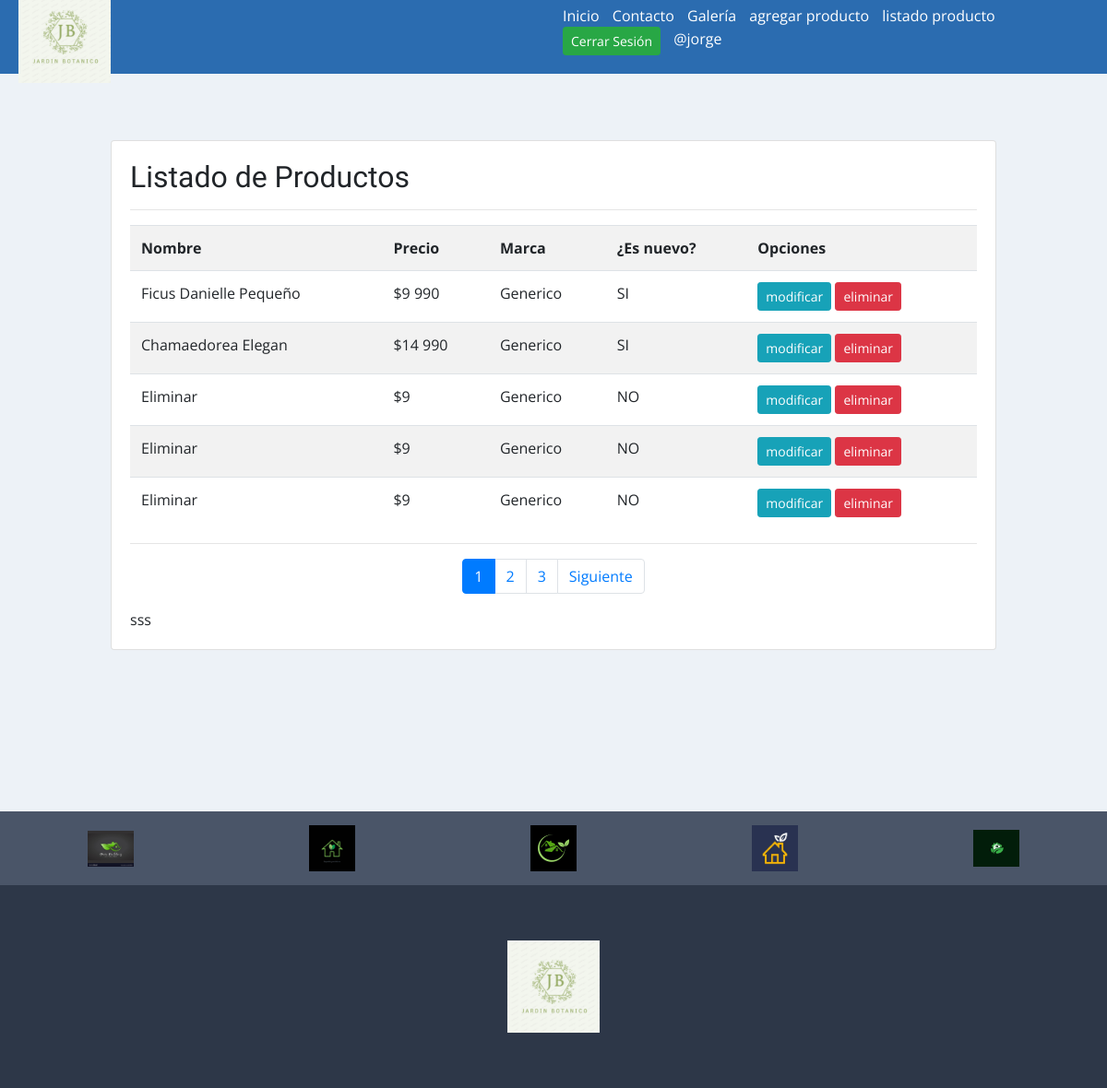
The app's page /listar-productos/ (signed in) with its own data.
### app/models.py (models this page shows, shortened)
class Producto(models.Model):
    nombre = models.CharField(max_length=50)
    precio = models.IntegerField()
    descripcion = models.TextField()
    nuevo = models.BooleanField()
    marca = models.ForeignKey(Marca, on_delete=models.PROTECT)
    fecha_fabricacion = models.DateField()
    imagen = models.ImageField(upload_to="Productos", null=True)

class Marca(models.Model):
    nombre = models.CharField(max_length=50)
    def __str__(self):
        return self.nombre

### app/views.py (the view)
# urls.py: path('listar-productos/', listar_productos, name="listar_productos"),
@permission_required('app.view_producto')
def listar_productos(request):
    productos = Producto.objects.all()
    page = request.GET.get('page',1)
    try:
        paginator = Paginator (productos,5)
        productos = paginator.page(page)
    except:
        raise Http404
    data = {
        'entity': productos,
        'paginator': paginator
    }
    return render(request, 'app/producto/listar.html', data)

### app/templates/app/producto/listar.html (shortened to what this page needs)
{% extends 'app/base.html' %}
{% block contenido %}
{% load humanize %}
<br><br><br>
<div class="card">
    <div class="card-body">
        <h2>Listado de Productos</h2>
        <hr>
        <table class="table table-striped table-hover table-responsive-sm">
            <tr>
                <th>Nombre</th>
                <th>Precio</th>
                <th>Marca</th>
                <th>¿Es nuevo?</th>
                <th>Opciones</th>
            </tr>
            {% for p in entity %}
            <tr>
                <td>{{ p.nombre | title }}</td>
                <td>${{ p.precio | intcomma }}</td>
                <td>{{ p.marca | title }}</td>
                <td>
                    {% if p.nuevo %}
                    SI
                    {% else %}
                    NO
                    {% endif %}
                </td>
                <td>
                    {% if perms.app.change_producto %}
                    <a href="{% url 'modificar_producto' p.id %}" class="btn btn-info btn-sm">modificar</a>
                    {% endif %}
                    {% if perms.app.delete_producto %}
                    <a href="#" onclick="eliminarProducto({{ p.id }})" class="btn btn-danger btn-sm">eliminar</a>
                    {% endif %}
                </td>
            </tr>
            {% endfor %}
        </table>
        <hr>
        <div>
            {% include 'app/paginator.html' %}
        </div>
    </div>
</div>
{% endblock %}

### app/templates/app/base.html (shortened to what this page needs)
<!DOCTYPE html>
<html lang="es">
<head>
    {% load static %}
    <link rel="stylesheet" href="https://cdn.jsdelivr.net/npm/bootstrap@4.3.1/dist/css/bootstrap.min.css">
    <link rel="stylesheet" href="{% static 'app/css/estilos.css' %}">
</head>
<body>
    <header id="header">
        <div class="contenedor_logo">
            <img  class="logo"  src="{% static 'app/img/Logo.png' %}" alt="logo">
        </div>
        <div>
            <nav id="nav">
                <ul>
                    <li>
                        <a href="{% url 'home' %}"> Inicio </a>
                    </li>
                    <li>
                        <a href="{% url 'contacto' %}">Contacto</a>
                    </li>
                    <li><a href="{% url 'galeria' %}">Galería</a></li>
                    {% if perms.app.add_producto %}
                    <li>
                        <a href="{% url 'agregar_producto' %}">agregar producto</a>
                    </li>
                    {% endif %}
                    {% if perms.app.view_producto %}
                    <li>
                        <a href="{% url 'listar_productos' %}">listado producto</a>
                    </li>
                    {% endif %}
                    {% if user.is_authenticated %}
                        <li><a href="{%  url 'logout' %}" class="btn btn-success btn-sm">Cerrar Sesión</a></li>
                        <li><a href="#">@{{user.username}}</a></li>
                    {% else %}
                        <li>
                            <a href="{% url 'login' %}" class="btn btn-success btn-sm">Iniciar Sesion</a></li>
                    <li>
                        <a href="{% url 'registro' %}">registrate</a>
                    </li>
                    {% endif %}
                </ul>
            </nav>
        </div>
    </header>
    <div id="contenido">
        {% block contenido %}
        {% endblock %}
    </div>
    <footer>
        <div class="marcas">
            <img src="{% static 'app/img/footer/apple.jpg' %}" alt="apple">
            <img src="{% static 'app/img/footer/verde2.jpg' %}" alt="verde2">
            <img src="{% static 'app/img/footer/verde.jpg' %}" alt="verde">
            <img src="{% static 'app/img/footer/verde3.jpg' %}" alt="verde3">
            <img src="{% static 'app/img/footer/verde4.jpg' %}" alt="verde4">
        </div>
        <div class="logo_footer">
            <img src="{% static 'app/img/Logo.png' %}" alt="logo">
        </div>
    </footer>
</body>
</html>

### app/templates/app/paginator.html (shortened to what this page needs)
{% if paginator.num_pages > 1%}
<div class="d-flex justify-content-center">
    <ul class="pagination">
        {% for page in paginator.page_range %}
            {% if page < 7 or page == entity.number %}
            <li class="page-item {% if page == entity.number %}active{% endif %}">
                <a class="page-link" href="?page={{ page }}#pagtable">{{ page }}</a>
            </li>
            {% endif %}
        {% endfor %}
        {% if entity.has_next %}
            <li class="page-item d-none d-sm-block">
                <a class="page-link" href="?page={{ entity.next_page_number }}#pagtable">Siguiente</a>
            </li>
        {% endif %}
    </ul>
</div>
{% endif %}sss

### app/static/app/css/estilos.css (style rules this page uses)
* { margin:0; padding:0; }
body { background-color:#EDF2F7; font-family: 'Open Sans', sans-serif; }
h1,h2 { font-family: 'Balsamiq Sans', cursive; }
header { width: 100%; height: 80px; background-color: #2B6CB0; display: flex; justify-content: space-between; }
header > div { width: 50%; }
.contenedor_logo { display: flex; align-items: center; }
.logo { width: 100px; margin-left: 20px; }
nav { display: flex; justify-content: flex-end; align-items: center; height: 100%; }
nav > ul { margin-right: 50px; }
nav > ul > li { display: inline; margin-left: 10px; }
nav a { color:white; text-decoration: none; }
#contenido { width: 80%; margin:auto; max-width: 1280px; min-height: 100vh; }
footer { width: 100%; height: 300px; background-color: #2D3748; }
footer > .marcas { width: 100%; height: 80px; background-color: #4A5568; display: flex; justify-content: space-around; align-items: center; }
footer > .marcas > img { width: 50px; }
footer > .logo_footer { display: flex; justify-content: center; align-items: center; height: calc(100% - 80px); }
footer > .logo_footer > img { width: 100px; }

### records on screen
Producto: nombre "Ficus Danielle Pequeño", precio "9 990", marca "Generico", nuevo "SI"
Producto: nombre "Chamaedorea Elegan", precio "14 990", marca "Generico", nuevo "SI"
Producto: nombre "Eliminar", precio "9", marca "Generico", nuevo "NO"
Producto: nombre "Eliminar", precio "9", marca "Generico", nuevo "NO"
Producto: nombre "Eliminar", precio "9", marca "Generico", nuevo "NO"

### other values on screen
{{ user.username }} "jorge"
{{ page }} "1" "2" "3"
